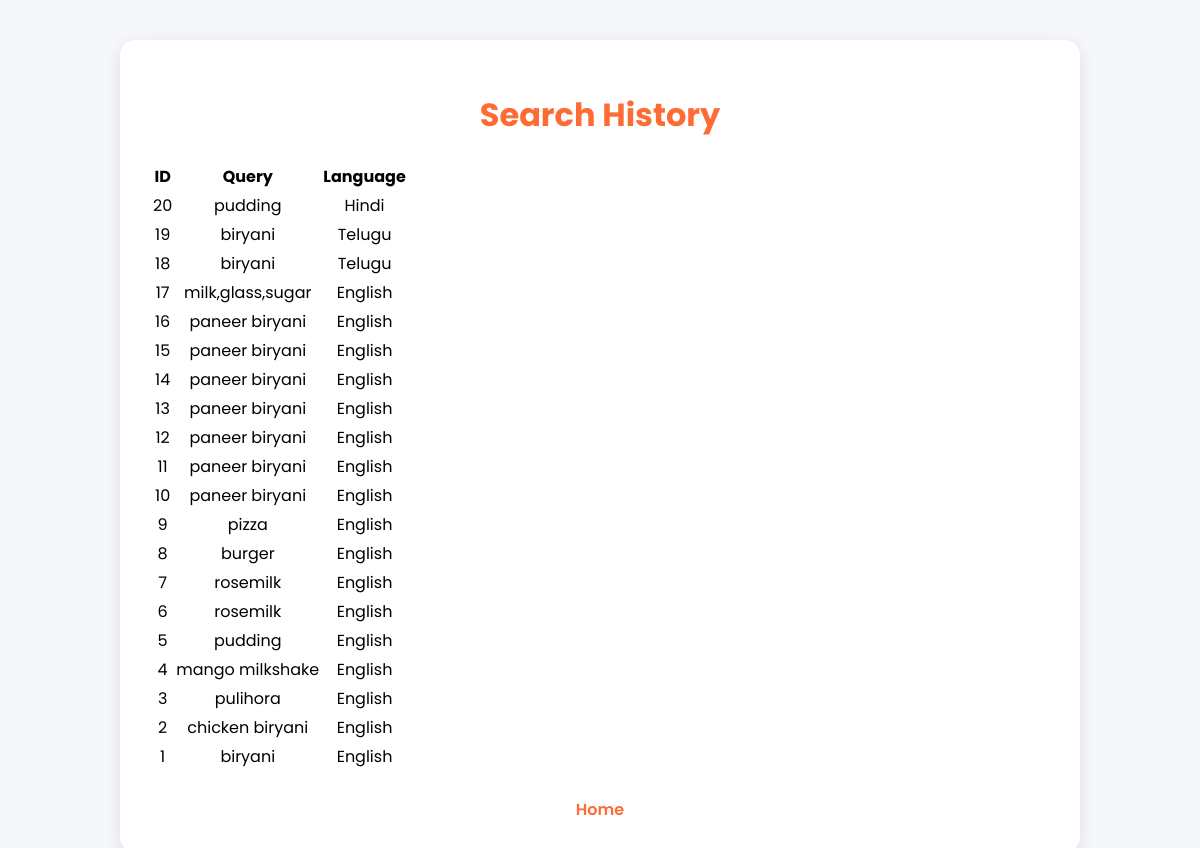
The app's page /history with its own data.
### tables this page shows
CREATE TABLE history(
        id INTEGER PRIMARY KEY AUTOINCREMENT,
        query TEXT,
        language TEXT,
        response TEXT
    );

### app.py (the view)
@app.route("/history")
def history():
    conn = sqlite3.connect("database.db")
    cur = conn.cursor()
    cur.execute("SELECT id, query, language FROM history ORDER BY id DESC")
    rows = cur.fetchall()
    conn.close()
    return render_template("history.html", rows=rows)

### templates/history.html (shortened to what this page needs)
<!DOCTYPE html>
<html>
<head>
<link rel="stylesheet"
href="{{ url_for('static', filename='style.css') }}">
</head>
<body>
<div class="container">
<h1>Search History</h1>
<table>
<tr>
<th>ID</th>
<th>Query</th>
<th>Language</th>
</tr>
{% for row in rows %}
<tr>
<td>{{ row[0] }}</td>
<td>{{ row[1] }}</td>
<td>{{ row[2] }}</td>
</tr>
{% endfor %}
</table>
<br>
<a href="/">Home</a>
</div>
</body>
</html>

### static/style.css (style rules this page uses)
body { font-family:'Poppins',sans-serif; background:#f5f7fb; margin:0; padding:0; }
.container { max-width:900px; margin:40px auto; background:white; padding:30px; border-radius:15px; box-shadow:0 4px 15px rgba(0,0,0,0.1); }
h1 { text-align:center; color:#ff6b35; }
a { text-decoration:none; color:#ff6b35; font-weight:600; }
.container { max-width:900px; margin:40px auto; background:white; padding:30px; border-radius:15px; box-shadow:0 4px 15px rgba(0,0,0,0.1); text-align:center; }
h1 { color:#ff6b35; }

### records on screen
history: id "20", query "pudding", language "Hindi"
history: id "19", query "biryani", language "Telugu"
history: id "18", query "biryani", language "Telugu"
history: id "17", query "milk,glass,sugar", language "English"
history: id "16", query "paneer biryani", language "English"
history: id "15", query "paneer biryani", language "English"
history: id "14", query "paneer biryani", language "English"
history: id "13", query "paneer biryani", language "English"
history: id "12", query "paneer biryani", language "English"
history: id "11", query "paneer biryani", language "English"
history: id "10", query "paneer biryani", language "English"
history: id "9", query "pizza", language "English"
history: id "8", query "burger", language "English"
history: id "7", query "rosemilk", language "English"
history: id "6", query "rosemilk", language "English"
history: id "5", query "pudding", language "English"
history: id "4", query "mango milkshake", language "English"
history: id "3", query "pulihora", language "English"
history: id "2", query "chicken biryani", language "English"
history: id "1", query "biryani", language "English"
